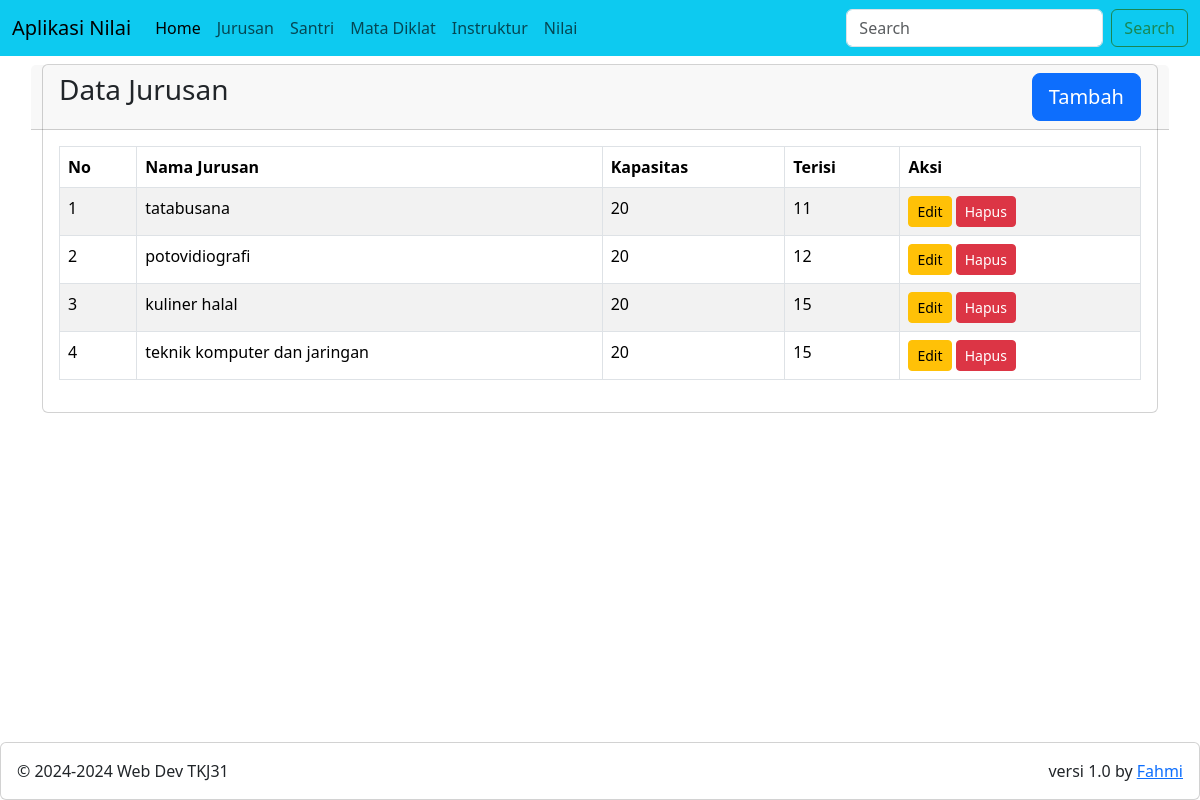
/?m=jurusan, run on the app's committed database.
### tables this page shows
CREATE TABLE `majors` (
  `id` int(11) NOT NULL,
  `name` varchar(75) DEFAULT NULL,
  `capacity` int(11) DEFAULT NULL,
  `fill` int(11) DEFAULT NULL
);

### jurusan/view.php (the view)
<div class="row">
    <div class="col-12">
        <div class="card">
            <div class="card-header row">
                <div class="card-title h3 col-8">Data Jurusan</div>
                <div class="col-4">
                    <a href="?m=jurusan&s=add" class="btn btn-lg btn-primary float-end">Tambah</a>
                </div>
            </div>
            <div class="card-body">
                <table class="table table-bordered table-striped table-hover">
                    <thead>
                        <tr>
                            <th>No</th>
                            <th>Nama Jurusan</th>
                            <th>Kapasitas</th>
                            <th>Terisi</th>
                            <th>Aksi</th>
                        </tr>
                    </thead>
                    <thbody>
                        <?php
                        include_once('config.php');
                        $sql = "SELECT * FROM majors";
                        $result = mysqli_query($con, $sql);
                        if (mysqli_num_rows($result)) {
                            $no = 1;
                            while ($r = mysqli_fetch_assoc($result)) {
                                echo '<tr>
                                <td>' . $no . '</td>
                                <td>' . $r['name'] . '</td>
                                <td>' . $r['capacity'] . '</td>
                                <td>' . $r['fill'] . '</td>
                                <td>
                                <a href="?m=jurusan&s=edit&id=' . $r['id'] . '" class="btn btn-lg btn-warning btn-sm">Edit</a>
                                <a href="?m=jurusan&s=delete&id=' . $r['id'] . '" class="btn btn-lg btn-danger btn-sm" onclick="return confirm(\' Yakin ni mau dihapus?, Menghapus jurusan akan menghilangkan semua data santri pada jurusan tersebut\')">Hapus</a>
                                </td>
                            </tr>';
                                $no++;
                            }
                        } else {
                            echo '<tr>
                                <td colspan="5" align="center">Data Kosong</td>
                            </tr>';
                        }
                        ?>
                    </thbody>
                </table>
            </div>
        </div>
    </div>
</div>

### data on the page
majors: name "tatabusana", capacity "20", fill "11"
majors: name "potovidiografi", capacity "20", fill "12"
majors: name "kuliner halal", capacity "20", fill "15"
majors: name "teknik komputer dan jaringan", capacity "20", fill "15"
